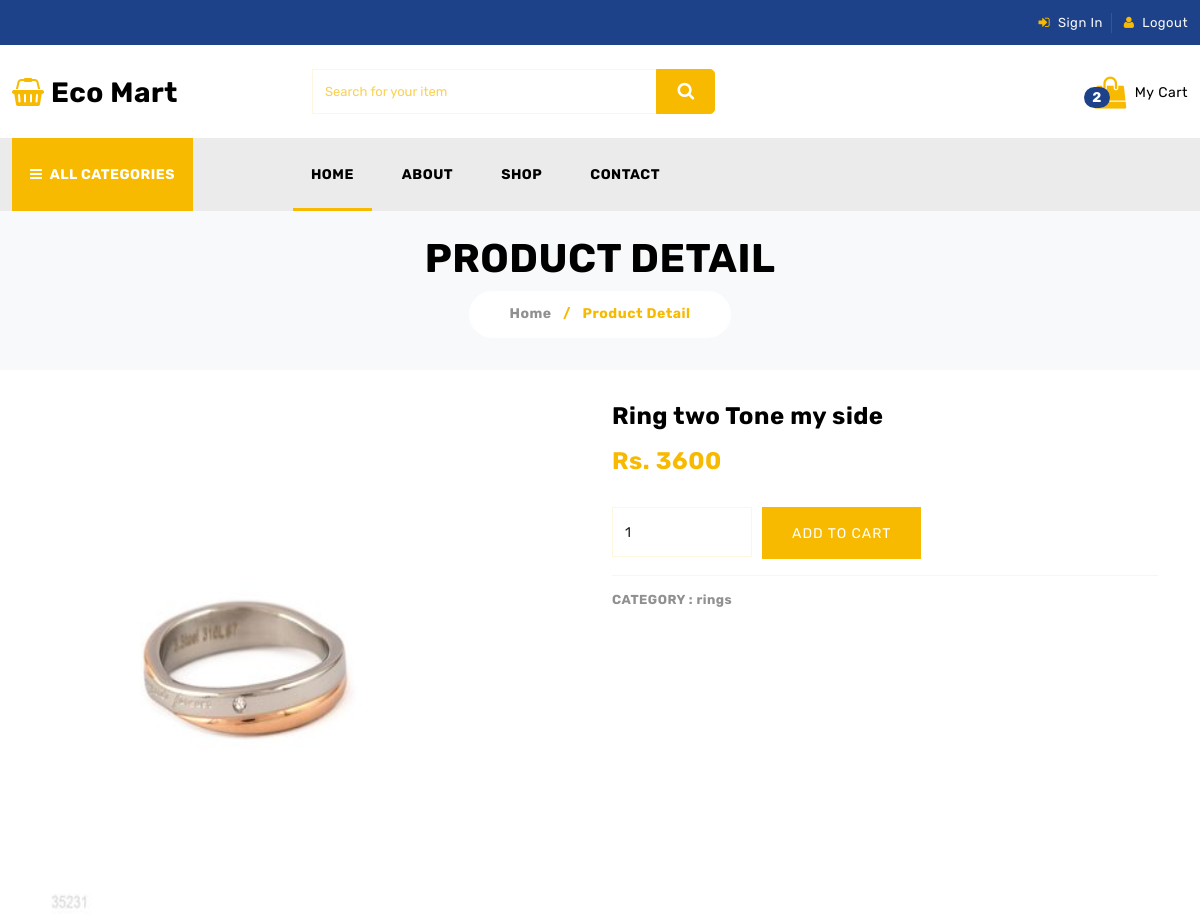
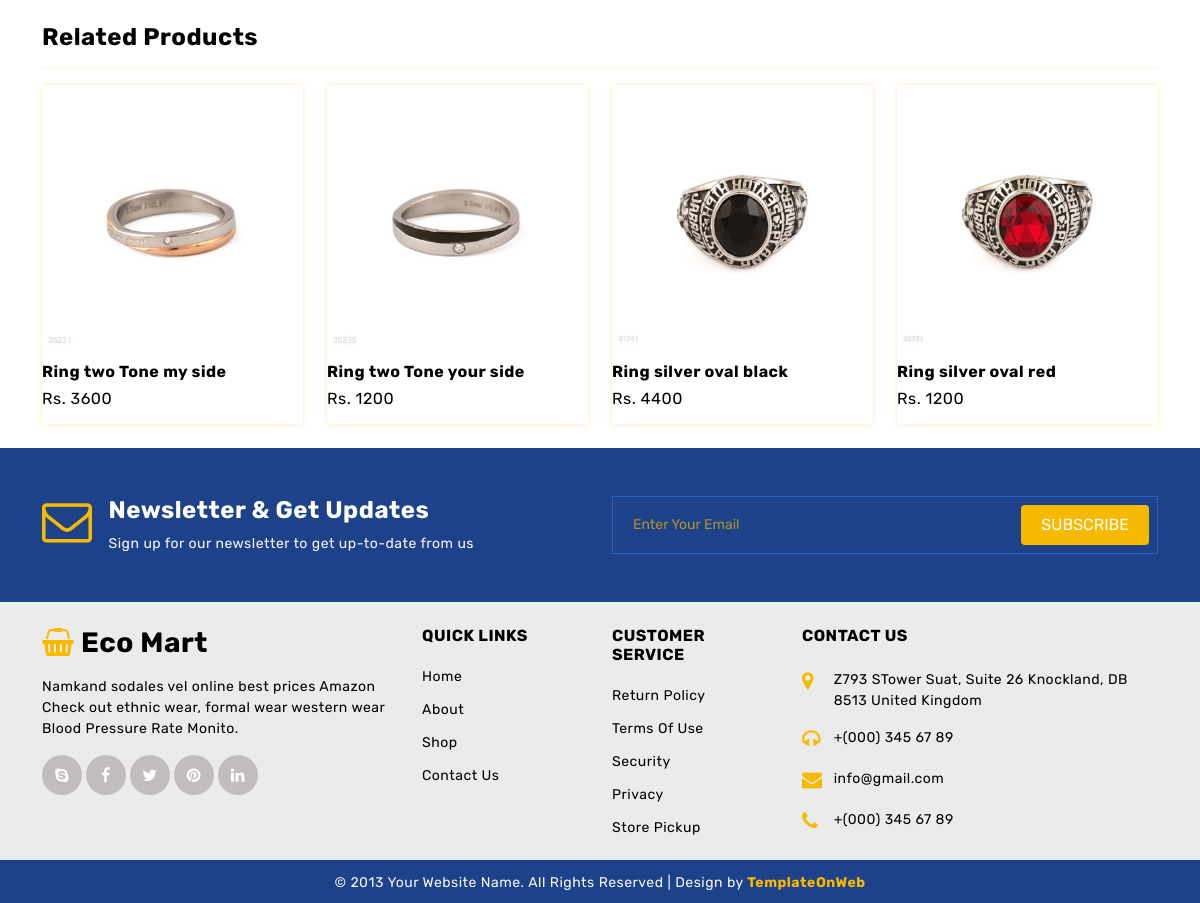
Page /front-end/detail.php?product/=Ring two Tone my side on the committed database (2 pictures, top to bottom).
### tables this page shows
CREATE TABLE `products` (
  `product_id` int(50) NOT NULL,
  `product_name` varchar(255) NOT NULL,
  `product_price` int(100) NOT NULL,
  `product_image` varchar(255) NOT NULL,
  `product_category` int(100) NOT NULL
);

CREATE TABLE `product_categories` (
  `category_id` int(50) NOT NULL,
  `category_name` varchar(255) NOT NULL
);

### front-end/detail.php (the view, shortened to what this page needs)
<!DOCTYPE html>
<html lang="en">
<head>
	<link href="css/bootstrap.min.css" rel="stylesheet">
	<link href="css/font-awesome.min.css" rel="stylesheet">
	<link href="css/global.css" rel="stylesheet">
	<link href="css/detail.css" rel="stylesheet">
</head>
<body>
	<?php include('./includes/topnav.php') ?>
	<?php include('./includes/middle_nav.php') ?>
	<?php include('./includes/primary_nav.php') ?>
	<section id="center" class="center_o pt-4 pb-4 bg-light">
		<div class="container-xl">
			<div class="row center_o1 text-center">
				<div class="col-md-12">
					<h1>PRODUCT DETAIL</h1>
					<h6 class="d-inline-block bg-white font_14 col_yell"><a class="col_light" href="#">Home</a> <span class="me-2 ms-2">/</span> Product Detail</h6>
				</div>
			</div>
		</div>
	</section>
	<section id="detail" class="pt-4 pb-4">
		<div class="container-xl">
			<div class="row detail_1">
				<div class="col-md-6">
					<div class="detail_1l">
						<?php
						if (isset($_GET['product/'])) {
							$viewname = $_GET['product/'];
							$select = "select * from products where product_name = '$viewname'";
							$product = mysqli_query($connection, $select);
							if (mysqli_num_rows($product) > 0) {
								while ($row = mysqli_fetch_assoc($product)) {
						?>
									<img src="../front-end/uploadimg/<?php echo $row['product_image'] ?>" class="d-block w-75" alt="<?php echo $row['product_name'] ?>">
						<?php
								}
							}
						}
						?>
					</div>
				</div>
				<?php
				if (isset($_GET['product/'])) {
					$viewname = $_GET['product/'];
					$select = "select * from products where product_name = '$viewname'";
					$product = mysqli_query($connection, $select);
					if (mysqli_num_rows($product) > 0) {
						while ($row = mysqli_fetch_assoc($product)) {
				?>
							<div class="col-md-6">
								<form class="detail_1r" method="post">
									<h4 class="mt-2"><?php echo $row['product_name'] ?></h4>
									<h4 class="mt-3"><span class="col_yell me-3">Rs. <?php echo $row['product_price'] ?></span></h4>
									<input type="number" name="quantity" min="1" value="1" class="form-control mt-4" style="width: 140px; height:50px; margin-right:10px; float:left;">
									<button type="submit" name="cart-btn" class="text-uppercase mt-4 border-0 button">Add to Cart</button>
									<hr>
									<h6 class="font_13 col_light">CATEGORY : <a class="col_light" href="#"></a>
										<?php
										$category_id = $row['product_category'];
										$select_cateogry = "select category_name from product_categories where category_id = $category_id";
										$res = mysqli_query($connection, $select_cateogry);
										if (mysqli_num_rows($res) > 0) {
											$name = mysqli_fetch_assoc($res);
											echo $name['category_name'];
										}
										?>
									</h6>
								</form>
							</div>
				<?php
						}
					}
				}
				?>
			</div>
			<div class="detail_4 row mt-4">
				<div class="col-md-12">
					<h4>Related Products</h4>
					<hr>
				</div>
			</div>
			<div class="prod_pg1r2 row">
				<?php
				if (isset($_GET['product/'])) {
					$viewname = $_GET['product/'];
					$category = "select * from products where product_name = '$viewname'";
					$result = mysqli_query($connection, $category);
					if (mysqli_num_rows($result) > 0) {
						while ($data = mysqli_fetch_array($result)) {
							$related_product = $data['product_category'];
							$select_product = "select * from products where product_category = $related_product limit 4";
							$res = mysqli_query($connection, $select_product);
							if (mysqli_num_rows($res) > 0) {
								while ($row = mysqli_fetch_array($res)) {
				?>
									<div class="col-md-3">
										<div class="prod_2im position-relative clearfix">
											<div class="prod_2i1 clearfix">
												<div class="grid clearfix">
													<figure class="effect-jazz mb-0">
														<a href="detail.php?product/=<?php echo $data['product_name'] ?>"><img src="../front-end/uploadimg/<?php echo $row['product_image'] ?>" class="w-100" alt="abc"></a>
													</figure>
												</div>
											</div>
											<div class="prod_2i2 pb-2 clearfix">
												<h6 class="mt-3"><a href="detail.php?product/=<?php echo $row['product_name'] ?>"><?php echo $row['product_name'] ?></a></h6>
												<h6 class="fw-normal mt-2">Rs. <?php echo $row['product_price'] ?></h6>
											</div>
										</div>
									</div>
				<?php
								}
							}
						}
					}
				}
				?>
			</div>
		</div>
	</section>
	<?php include('./includes/footer.php') ?>
</body>
</html>

### front-end/css/global.css (style rules this page uses)
body { font-family: 'Rubik', sans-serif; color:#000; font-size:14px; letter-spacing:0.5px; }
h1,h2,h3,h4,h5,h6 { font-weight:bold; }
a { text-decoration:none; color:#000; }
.button { background: #f7ba01; color:#fff; padding:16px 30px 15px 30px; display: inline-block; transition: 0.3s; letter-spacing:1px; font-size:14px; text-transform:uppercase; }
.grid figure { position: relative; float: left; overflow: hidden; width: 100%; text-align: center; cursor: pointer; }
figure.effect-jazz figcaption::after, figure.effect-jazz img { -webkit-transition: opacity 0.35s, -webkit-transform 0.35s; transition: opacity 0.35s, transform 0.35s; }
.col_yell { color: #f7ba01; }
.col_light { color: #909090; }
hr { opacity:1; background-color:#f7ba0121; }
.font_13 { font-size:13px; }
.font_14 { font-size:14px; }
.form-control { border-color:#f7ba0121; border-radius:0; font-size:14px; }
.center_o1 h6 { border-radius:50px; padding:15px 40px; }
.prod_2im { box-shadow: 0 0 5px #f7ba014a; }

### front-end/css/detail.css (style rules this page uses)
@media (min-width:992px) and (max-width:1200px) { .detail_1l img { min-height:520px; } }

### rows in the picture
products: product_image (picture), product_name "Ring two Tone my side", product_price "3600", product_category.category_name "rings"
products: product_image (picture), product_name "Ring two Tone your side", product_price "1200"
products: product_image (picture), product_name "Ring silver oval black", product_price "4400"
products: product_image (picture), product_name "Ring silver oval red", product_price "1200"

### other values in the picture
$cart_count "2"
